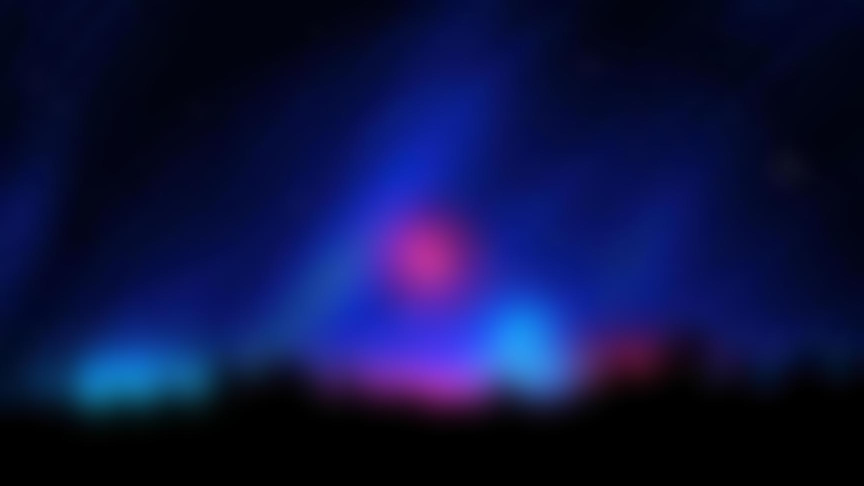
#> input picture 111/1.jpg, 1728 x 972 px (shown at 1/2 size); its folder holds 3 pictures in this run
$ python poem.py
#> lines starting #> are read from the running program, lines starting #| are printed output that depends on the picture
### pre.py
from PIL import Image, ImageFilter
import glob
import os
import ntpath

#user= "predemo"
#std_img= "0.jpg"


#=======Preprocessing====================================

#std_img= user+"/"+std_img


#=======Convert PNG to JPG===============================

# [7 lines left out: function png_to_jpg, not called in this run]

"""
png_imgs= glob.glob(user+"/*.png", recursive= False)
for img in png_imgs:
	fn, fext= os.path.splitext(ntpath.basename(img))
	img= Image.open(img)
	rgb_img = img.convert('RGB')
	rgb_img.save(user+"/"+fn+".jpg")
	print(fn+".jpg saved")
"""
#========================================================

# [6 lines left out: function getImgsFromFolder, not called in this run]


# [6 lines of commented-out code are left out]

def crop(std_file, img):
	std_size= sw, sh= Image.open(std_file).size
	w, h= img.size
	sd= sw/sh
	pd= w/h
	if(sd>pd):
		x= w
		y= w*(1.0/sd)
	else:
		y= h
		x= h*sd
	x1,y1=0,0
	return img.crop((x1,y1,x,y))

"""
std_size= sw, sh= Image.open(std_img).size
print("Standard size:",std_size)

prefix= "crop_"
crp_imgs= []

for img in imgs:
	w, h= img.size
	sd= sw/sh
	pd= w/h
	if(sd>pd):
		x= w
		y= w*(1.0/sd)
	else:
		y= h
		x= h*sd
	x1,y1=0,0
	crp_img= img.crop((x1,y1,x,y))
	nm= ntpath.basename(img.filename)
	crp_img.save(user+"/"+prefix+nm)
	print(user+"/"+prefix+nm,'Saved')
"""

 #========Black n White==================================

def bw(img):
	return img.convert(mode="L")

"""
prefix= "bw_"
bw_imgs=[]

for img in imgs:
	nm= ntpath.basename(img.filename)
	img.convert(mode="L").save(user+"/"+prefix+nm)
	print(user+"/"+prefix+nm,'Saved')
"""

 #========Blur===========================================

def blur(img, radius=10):
	return img.filter(ImageFilter.GaussianBlur(radius))

"""
prefix= "blur_"
bw_imgs=[]

for img in imgs:
	nm= ntpath.basename(img.filename)
	img.filter(ImageFilter.GaussianBlur(10)).save(user+"/"+prefix+nm)
	print(user+"/"+prefix+nm,'Saved')
"""

#============================================

def Img(file):
	return Image.open(file)

def getName(img):
	return ntpath.basename(img.filename)

def save(folder, img, prefix, nm):
	img.save(folder+"/"+prefix+nm)

# [11 lines left out: function main, not called in this run]


# [3 lines that do not run on import are left out]

### poem.py
from moviepy.editor import *
import pre
import glob


#=================================================
#=======Title=====================================

user= '111'
title= "THE ROAD NOT TAKEN"
writter_name= "ROBERT FROST"

poem= """
Two roads diverged in a yellow wood,
And sorry I could not travel both
And be one traveler, long I stood
And looked down one as far as I could
To where it bent in the undergrowth;

Then took the other, as just as fair,
And having perhaps the better claim,
Because it was grassy and wanted wear;
Though as for that the passing there
Had worn them really about the same,

And both that morning equally lay
In leaves no step had trodden black.
Oh, I kept the first for another day!
Yet knowing how way leads on to way,
I doubted if I should ever come back.

I shall be telling this with a sigh
Somewhere ages and ages hence:
Two roads diverged in a wood, and I—
I took the one less traveled by,
And that has made all the difference.
"""


title_duration= 6
font_title= "Ubuntu-Bold"
fontsize_title= 140
img_title= "0.jpg"
blur_title= True

#=================================================
#=======Poem======================================

font_poem= "Ubuntu"
fontsize_poem= 75
reading_speed= 8.0

img_poem="1.jpg"
blur_poem= True

#=================================================
#=======Images====================================

imageName=[2,3,2,2,92,2,7,2,2,9,2,0,1,2,2,2]
imageName=[]

#=================================================
#=======Audio=====================================

audio_file= "song.mp3"
audio_offset= 0

#=================================================
#=======Output====================================

out_res_height= 1280
output_file= "TheTiger.mp4"

#=================================================
#=======Credits===================================

written_duration= 6
editor_duration= 4
editor_name= "Shivam Agrawal"

img_end= "2.jpg"
blur_credit= False

#=================================================
#=======Effects===================================

darken_effect= 0.4

#=================================================
#===========Start Processing======================
#=================================================
img_title= user+ "/"+ img_title
img_poem= user+ "/"+ img_poem
img_end= user+ "/"+ img_end
audio_file= user+ "/"+ audio_file
output_file= user+ "/"+ output_file


pre.save(user, pre.crop(img_title, pre.Img(img_poem)), "", pre.getName(pre.Img(img_poem)))
#> in Img, returned value is the input picture: PIL image 1728x972 RGB; mean R, G, B 12.8, 18.2, 66.9
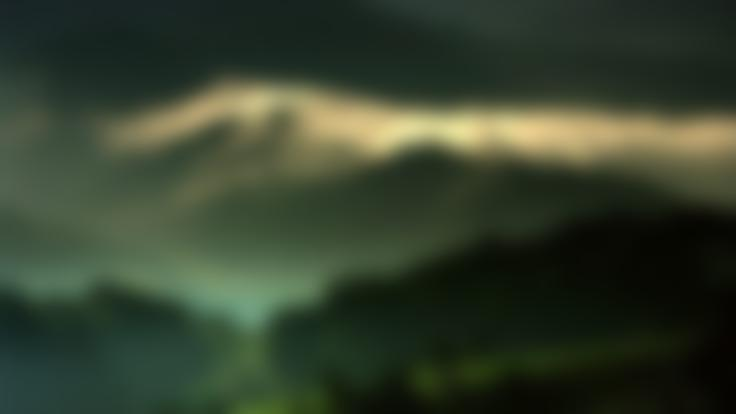
#> input picture 111/0.jpg, 736 x 414 px
#> in crop, `std_size= sw, sh= Image.open(std_file).size`: std_size = (736, 414); sw = 736; sh = 414
#> in crop, `sd= sw/sh`: sd = 1.78
#> in crop, `x= h*sd`: x = 1728
pre.save(user, pre.crop(img_title, pre.Img(img_end)), "", pre.getName(pre.Img(img_end)))
#> call 3 of Img, with file = '111/2.jpg'
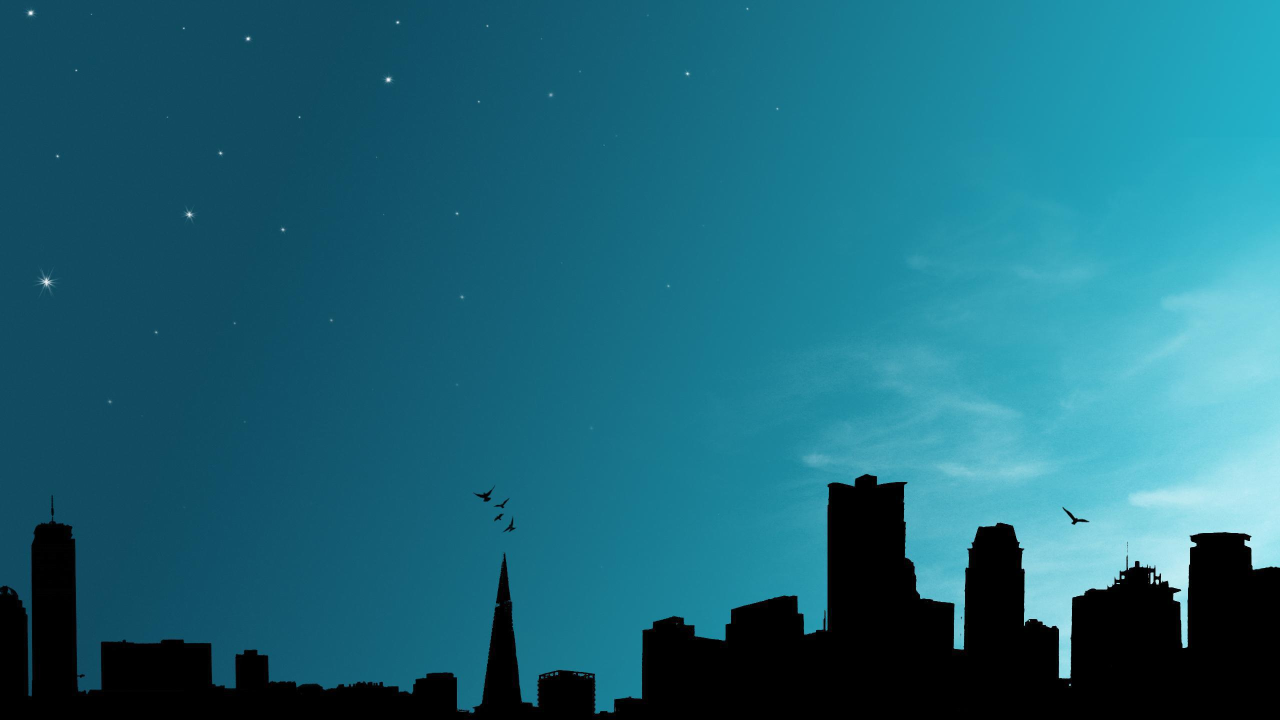
#> input picture 111/2.jpg, 2560 x 1440 px (shown at 1/2 size)
#> in Img, returned value is the input picture: PIL image 2560x1440 RGB; mean R, G, B 29.5, 102.6, 121.3


if(blur_title):
	pre.save(user, pre.blur(pre.Img(img_title)), "", pre.getName(pre.Img(img_title)))
#> in Img, returned value is the input picture: PIL image 736x414 RGB; mean R, G, B 53.2, 64.4, 45.5
if(blur_poem):
	pre.save(user, pre.blur(pre.Img(img_poem)), "", pre.getName(pre.Img(img_poem)))
if(blur_credit):
	pre.save(user, pre.blur(pre.Img(img_end)), "", pre.getName(pre.Img(img_end)))


#=================================================
#=================================================
images=[]
for img in imageName:
	images.append("Files/vinita/"+str(img)+".jpg")


times= []
text_clips= []
total_time= 0

poem= poem.split("\n")
poem.remove("")

#====================================================

def processLine(line):
	if(len(line)>50):
		index= line.find(" ",40)
		line= line[:index]+ "\n" +line[index+1:]
		if(len(line)>100):
			index= line.find(" ",78)
			line= line[:index]+ "\n" +line[index+1:]
	return line

def getClip(text, duration):
	return TextClip(text, font= font_poem, fontsize= fontsize_poem, color='white').set_position('center').set_duration(duration)

def getTitle(text, duration):
	return TextClip(text, font= font_title, fontsize= fontsize_title, color='white').set_position('center').set_duration(duration)


text_clips.insert(0, getTitle(title, title_duration))
#> (the run stopped early here; a loop or call above may not have finished)
